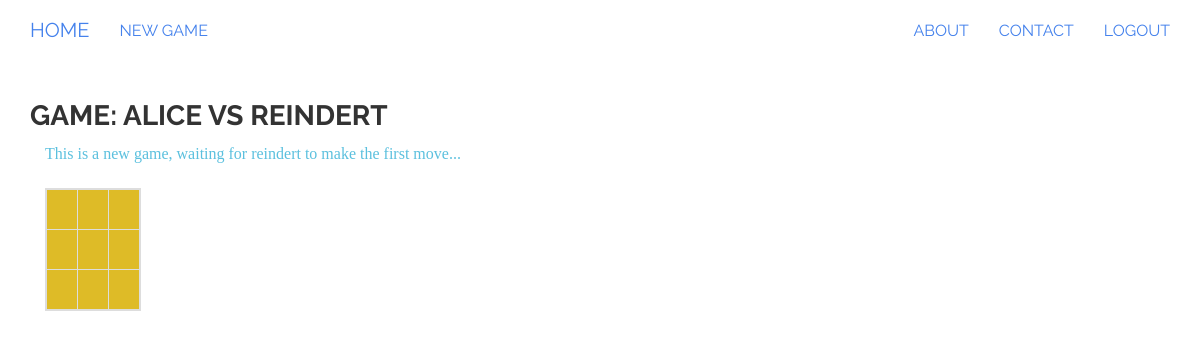
The app's page /tictactoe/game/6/do_move (signed in) with its own data.
### tictactoe/models.py (models this page shows, shortened)
class Game(models.Model):
    first_player = models.ForeignKey(User, related_name="games_first_player")
    second_player = models.ForeignKey(User, related_name="games_second_player")
    next_to_move = models.ForeignKey(User, related_name="games_to_move")
    start_time = models.DateTimeField(auto_now_add=True)
    last_active = models.DateTimeField(auto_now=True)
    status = models.CharField(max_length=1, default='A',
                              choices=GAME_STATUS_CHOICES)
    objects = GamesManager()
    def as_board(self):
        board = [['' for x in range(BOARD_SIZE)] for y in range(BOARD_SIZE)]
        for move in self.move_set.all():
            board[move.y][move.x] = FIRST_PLAYER_MOVE if move.by_first_player else SECOND_PLAYER_MOVE
        return board
    def last_move(self):
        return self.move_set.latest()
    def is_users_move(self, user):
        return self.status == 'A' and self.next_to_move == user
    def __str__(self):
        return "{0} vs {1}".format(self.first_player, self.second_player)

### tictactoe/views.py (the view)
# urls.py: url(r'^game/(?P<pk>\d+)/do_move$', 'game_do_move', name='tictactoe_game_do_move'),
@login_required
def game_do_move(request, pk):
    game = get_object_or_404(Game, pk=pk)
    if not game.is_users_move(request.user):
        raise PermissionDenied
    context = {'game': game}
    if request.method == 'POST':
        form = MoveForm(data=request.POST, instance=game.create_move())
        context['form'] = form
        if form.is_valid():
            move = form.save()
            game.update_after_move(move)
            game.save()
            return redirect('tictactoe_game_detail', pk=pk)
    else:
        context['form'] = MoveForm()
    return render(request, "tictactoe/game_do_move.html", context )

### tictactoe/templates/tictactoe/game_do_move.html (shortened to what this page needs)
{% extends "tictactoe/game_detail.html" %}
{% load staticfiles %}
{% block styling %}
    {{ block.super }}
{% endblock styling %}

### tictactoe/templates/tictactoe/game_detail.html (shortened to what this page needs)
{% extends "base.html" %}
{% load staticfiles %}
{% block styling %}
    {{ block.super }}
    <link rel="stylesheet" href="{% static 'font-awesome/css/font-awesome.min.css' %}">
{% endblock styling %}
{% block content %}
    <h3>Game: {{ game }}</h3>
    <div class="col-sm-9">
        <p class="text-info">
           {% include "tictactoe/game_info.html" %}
        </p>
        <table class="table table-bordered" style="width: 60px; border-width: 2px">
            {% for line in game.as_board %}
                <tr data-y="{{ forloop.counter0 }}" >
                    {% for square in line %}
                        <td class="tictactoe-cell {% if not square %}empty{% endif %}"
                            style="width: 20px; height: 20px"
                            data-x="{{ forloop.counter0 }}"
                        >
                            {% if square == "O" %}
                               <span class="fa fa-circle-o" style="padding-right: 2px" ></span>
                            {% elif square == "X" %}
                               <span class="glyphicon glyphicon-remove" ></span>
                            {% else %}
                                <span><img src="{% static 'empty.png' %}"></img></span>
                            {% endif %}
                        </td>
                    {% endfor %}
                </tr>
            {% endfor %}
        </table>
    </div>
{% endblock content %}

### tictactoe/templates/tictactoe/game_info.html
 {% if game.status == "D" %}
    It's a draw!
{% elif game.status == "F" and user == game.first_player %}
    You win!
{% elif game.status == "S" and user == game.second_player %}
    You win!
{% elif game.status == "S" or game.status == "F" %}
    You lose!
{% elif game.move_set.count > 0 %}
    {% with last_move=game.move_set.latest %}
        {{ last_move.player.username }} played at ({{ last_move.x }}, {{ last_move.y }}).
    {% endwith %}
{% else %}
    This is a new game, waiting for {{ game.next_to_move.username }} to make the first move...
{% endif %}

### tictactoe/templates/tictactoe/game_detail.html (style rules this page uses)
.tictactoe-cell { background-color: #debb27; }

### records on screen
Game: first_player+second_player "ALICE VS REINDERT", next_to_move.username "reindert"
